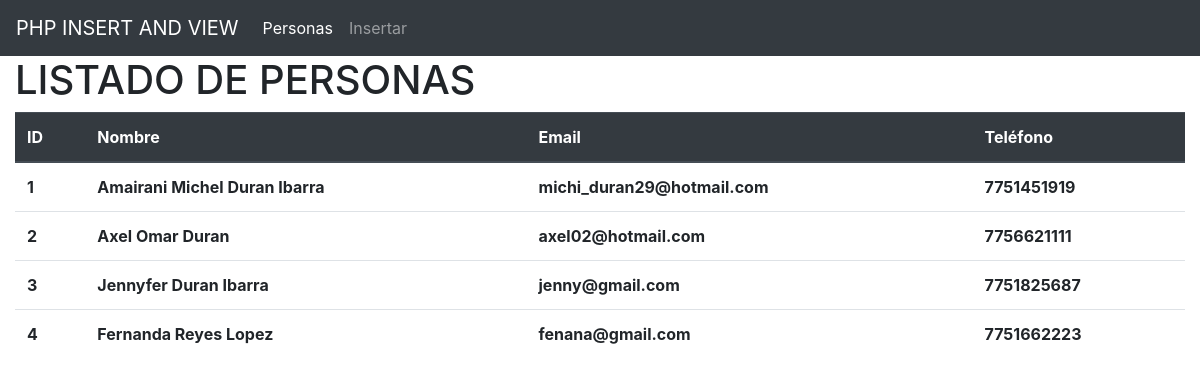
The page / on the database its author committed.
### tables this page shows
CREATE TABLE personas(
    id_persona integer PRIMARY KEY AUTOINCREMENT,
    nombre VARCHAR(50) NOT NULL,
    email VARCHAR(50) NOT NULL,
    telefono VARCHAR(20) NOT NULL
);

### index.php (the view)
<?php require_once 'includes/header.php'; ?>
<h1>LISTADO DE PERSONAS</h1>
<table class="table">
    <thead class="thead-dark">
      <tr>
        <th scope="col">ID</th>
        <th scope="col">Nombre</th>
        <th scope="col">Email</th>
        <th scope="col">Teléfono</th>
      </tr>
    </thead>
    <tbody>
      <?php
        $bd = new SQLite3('agenda.db');
        $results = $bd->query('SELECT * FROM personas;');
        while($row = $results->fetchArray()) { ?>
            <tr>
            <th><?php echo $row['id_persona'] ?></th>
            <th><?php echo $row['nombre'] ?></th>
            <th><?php echo $row['email'] ?></th>
            <th><?php echo $row['telefono'] ?></th>
            </tr>
        <?php } ?>
    </tbody>
  </table>

### includes/header.php (shortened to what this page needs)
<!DOCTYPE html>
<html>
    <head>
        <link rel="stylesheet" href="https://stackpath.bootstrapcdn.com/bootstrap/4.5.0/css/bootstrap.min.css">
    </head>
    <body>
        <nav class="navbar navbar-expand-lg navbar-dark bg-dark">
                <a class="navbar-brand" href="index.php">PHP INSERT AND VIEW</a>
                <div class="collapse navbar-collapse" id="navbarNav">
                    <ul class="navbar-nav">
                    <li class="nav-item active">
                        <a class="nav-link" href="index.php">Personas</a>
                    </li>
                    <li class="nav-item">
                        <a class="nav-link" href="insert.php">Insertar</a>
                    </li>
                    </ul>
                </div>
        </nav>
        <div class="container-fluid">

### rows shown on the page
personas: id_persona "1", nombre "Amairani Michel Duran Ibarra", email "michi_duran29@hotmail.com", telefono "7751451919"
personas: id_persona "2", nombre "Axel Omar Duran", email "axel02@hotmail.com", telefono "7756621111"
personas: id_persona "3", nombre "Jennyfer Duran Ibarra", email "jenny@gmail.com", telefono "7751825687"
personas: id_persona "4", nombre "Fernanda Reyes Lopez", email "fenana@gmail.com", telefono "7751662223"
